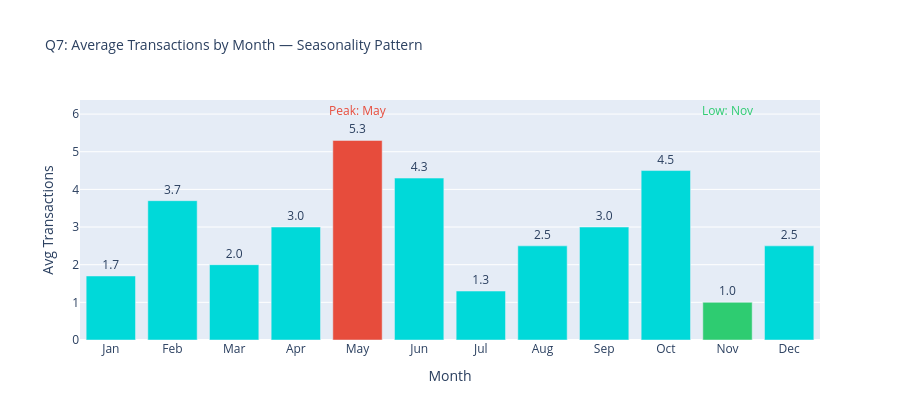

Notebook code cell kept with this figure:
### Code cell
# Chart 2 — Monthly Seasonality Bar Chart
insights = get_seasonality_insights(series)

months = list(insights['monthly_avg'].keys())
values = list(insights['monthly_avg'].values())

colors = ['#e74c3c' if m == insights['peak_month']
          else '#2ecc71' if m == insights['low_month']
          else '#00d9d9' for m in months]

fig2 = go.Figure(go.Bar(
    x=months, y=values,
    marker_color=colors,
    text=[f"{v:.1f}" for v in values],
    textposition='outside',
))

fig2.update_layout(
    title='Q7: Average Transactions by Month — Seasonality Pattern',
    xaxis_title='Month',
    yaxis_title='Avg Transactions',
    height=420,
    title_font_size=14,
    annotations=[
        dict(x=insights['peak_month'], y=max(values)*1.15,
             text=f"Peak: {insights['peak_month']}", showarrow=False,
             font=dict(color='#e74c3c', size=12)),
        dict(x=insights['low_month'], y=max(values)*1.15,
             text=f"Low: {insights['low_month']}", showarrow=False,
             font=dict(color='#2ecc71', size=12)),
    ]
)
fig2.show()

### Figure 1 — Plotly figure (JSON) as saved in the notebook; plotly's stock layout.template omitted (floating-point values rounded to 4 significant figures)
{"data": [{"marker": {"color": ["#00d9d9", "#00d9d9", "#00d9d9", "#00d9d9", "#e74c3c", "#00d9d9", "#00d9d9", "#00d9d9", "#00d9d9", "#00d9d9", "#2ecc71", "#00d9d9"]}, "text": ["1.7", "3.7", "2.0", "3.0", "5.3", "4.3", "1.3", "2.5", "3.0", "4.5", "1.0", "2.5"], "textposition": "outside", "type": "bar", "x": ["Jan", "Feb", "Mar", "Apr", "May", "Jun", "Jul", "Aug", "Sep", "Oct", "Nov", "Dec"], "y": [1.7, 3.7, 2, 3, 5.3, 4.3, 1.3, 2.5, 3, 4.5, 1, 2.5]}], "layout": {"annotations": [{"font": {"color": "#e74c3c", "size": 12}, "showarrow": false, "text": "Peak: May", "x": "May", "y": 6.095}, {"font": {"color": "#2ecc71", "size": 12}, "showarrow": false, "text": "Low: Nov", "x": "Nov", "y": 6.095}], "height": 420, "title": {"font": {"size": 14}, "text": "Q7: Average Transactions by Month — Seasonality Pattern"}, "xaxis": {"title": {"text": "Month"}}, "yaxis": {"title": {"text": "Avg Transactions"}}}}
